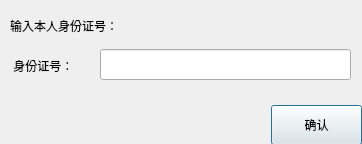
<?xml version="1.0" encoding="UTF-8"?>
<ui version="4.0">
 <class>forget_Dialog</class>
 <widget class="QDialog" name="forget_Dialog">
  <property name="geometry">
   <rect>
    <x>0</x>
    <y>0</y>
    <width>362</width>
    <height>144</height>
   </rect>
  </property>
  <property name="windowTitle">
   <string>Dialog</string>
  </property>
  <widget class="QLineEdit" name="ID_lineEdit">
   <property name="geometry">
    <rect>
     <x>100</x>
     <y>49</y>
     <width>251</width>
     <height>31</height>
    </rect>
   </property>
  </widget>
  <widget class="QLabel" name="IDnumber_label">
   <property name="geometry">
    <rect>
     <x>10</x>
     <y>50</y>
     <width>81</width>
     <height>31</height>
    </rect>
   </property>
   <property name="text">
    <string> 身份证号：</string>
   </property>
  </widget>
  <widget class="QLabel" name="label">
   <property name="geometry">
    <rect>
     <x>10</x>
     <y>10</y>
     <width>341</width>
     <height>31</height>
    </rect>
   </property>
   <property name="text">
    <string>输入本人身份证号：</string>
   </property>
  </widget>
  <widget class="QPushButton" name="comfirm_pushButton">
   <property name="geometry">
    <rect>
     <x>271</x>
     <y>105</y>
     <width>91</width>
     <height>40</height>
    </rect>
   </property>
   <property name="text">
    <string>确认</string>
   </property>
  </widget>
  <widget class="QLabel" name="passwordRe_label">
   <property name="geometry">
    <rect>
     <x>10</x>
     <y>100</y>
     <width>251</width>
     <height>41</height>
    </rect>
   </property>
   <property name="text">
    <string/>
   </property>
  </widget>
  <widget class="QLabel" name="label_2">
   <property name="geometry">
    <rect>
     <x>0</x>
     <y>0</y>
     <width>362</width>
     <height>144</height>
    </rect>
   </property>
   <property name="styleSheet">
    <string notr="true">border-image: url(:/backGround.jpg);</string>
   </property>
   <property name="text">
    <string/>
   </property>
  </widget>
  <zorder>label_2</zorder>
  <zorder>ID_lineEdit</zorder>
  <zorder>IDnumber_label</zorder>
  <zorder>label</zorder>
  <zorder>comfirm_pushButton</zorder>
  <zorder>passwordRe_label</zorder>
 </widget>
 <resources/>
 <connections/>
</ui>
